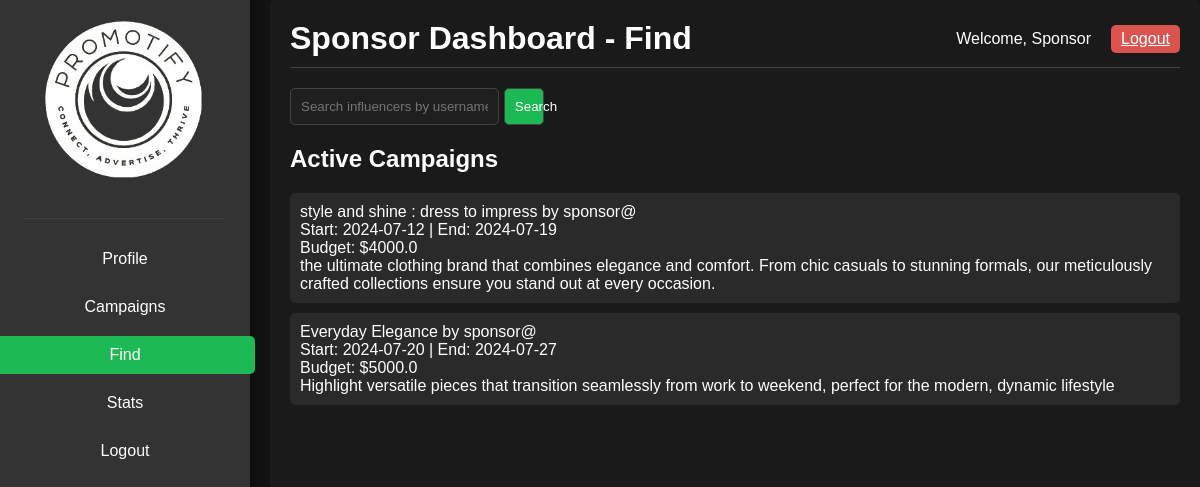
Screenshot of /sfind with the database file from the repository.
### main.py (models this page shows, shortened)
class Campaign(db.Model):
    id = db.Column(db.Integer, primary_key=True)
    sponsor_id = db.Column(db.Integer, db.ForeignKey('sponsor.id'), nullable=False)
    name = db.Column(db.String(150), nullable=False)
    description = db.Column(db.Text, nullable=True)
    start_date = db.Column(db.Date, nullable=False)
    end_date = db.Column(db.Date, nullable=False)
    budget = db.Column(db.Float, nullable=False)
    status = db.Column(db.String(50))
    sponsor = db.relationship('Sponsor', backref=db.backref('campaigns', lazy=True))
    influencers = db.relationship('Influencer', secondary='application',
                                  primaryjoin="and_(Campaign.id==Application.campaign_id, Application.status=='accepted')",
                                  backref=db.backref('accepted_campaigns', lazy='dynamic'))

class Sponsor(db.Model):
    id = db.Column(db.Integer, primary_key=True)
    username = db.Column(db.String(150), unique=True, nullable=False)
    email = db.Column(db.String(150), unique=True, nullable=False)
    password = db.Column(db.String(150), nullable=False)
    industry = db.Column(db.String(150), nullable=False)

### main.py (the view)
@app.route('/sfind')
def sfind():
    search_query = request.args.get('search', '')
    searched_influencer = None
    if search_query:
        searched_influencer = Influencer.query.filter_by(username=search_query).first()
    influencers = Influencer.query.all()
    campaigns = Campaign.query.filter(Campaign.end_date >= datetime.now().date()).all()
    return render_template('spon_find.html',
                           influencers=influencers,
                           campaigns=campaigns,
                           search_query=search_query,
                           searched_influencer=searched_influencer)

### templates/spon_find.html (shortened to what this page needs)
<!DOCTYPE html>
<html lang="en">
<head>
    <link rel="stylesheet" type="text/css" href="{{ url_for('static', filename='css/sfind.css') }}">
</head>
<body>
    <div class="sidebar">
        <header>
            <div class="logo">
                <img src="{{ url_for('static', filename='images/promotify.png') }}" alt="Promotify Logo">
            </div>
        </header>
        <nav>
            <ul>
                <li><a href="{{ url_for('spon_dash') }}">Profile</a></li>
                <li><a href="{{ url_for('spon_camp') }}">Campaigns</a></li>
                <li><a href="{{ url_for('sfind') }}" class="active">Find</a></li>
                <li><a href="{{ url_for('sstats') }}">Stats</a></li>
                <li><a href="{{ url_for('spon_logout') }}">Logout</a></li>
            </ul>
        </nav>
    </div>
    <div class="main-content">
        <header>
            <h1>Sponsor Dashboard - Find</h1>
            <div class="user-info">
                <span>Welcome, Sponsor</span>
                <a href="{{ url_for('spon_logout') }}" class="logout-btn">Logout</a>
            </div>
        </header>
        <div class="search-container">
            <form action="{{ url_for('sfind') }}" method="GET">
                <input type="text" name="search" placeholder="Search influencers by username..." value="{{ search_query }}">
                <button type="submit">Search</button>
            </form>
        </div>
        <div class="results">
            <h2>Active Campaigns</h2>
            {% for campaign in campaigns %}
            <div class="result-item">
                <span>
                    {{ campaign.name }} by {{ campaign.sponsor.username }}
                    <br>Start: {{ campaign.start_date }} | End: {{ campaign.end_date }}
                    <br>Budget: ${{ campaign.budget }}
                    <br>{{ campaign.description }}
                </span>
            </div>
            {% endfor %}
        </div>
    </div>
</body>
</html>

### static/css/sfind.css (style rules this page uses)
body { font-family: Arial, sans-serif; margin: 0; background-color: #121212; color: #ffffff; display: flex; height: 100vh; }
.sidebar { width: 250px; background-color: #333; box-shadow: 0 0 10px rgba(0, 0, 0, 0.5); display: flex; flex-direction: column; align-items: center; padding-top: 20px; }
.sidebar { width: 250px; background-color: #333; box-shadow: 0 0 10px rgba(0, 0, 0, 0.5); position: fixed; height: 100%; padding-top: 20px; box-sizing: border-box; }
.logo { width: 200px; margin: 0 auto 30px auto; display: flex; justify-content: center; }
.logo img { width: 200px; height: auto; }
.sidebar nav ul { list-style: none; padding: 0; }
.sidebar nav ul li { padding: 5px 0; text-align: center; }
.sidebar nav ul li a { text-decoration: none; color: #ffffff; padding: 10px 90px; display: block; border-radius: 5px; transition: background-color 0.3s; }
.sidebar nav ul li a:hover, .sidebar nav ul li a.active { background-color: #1db954; }
.main-content { margin-left: 270px; padding: 20px; background-color: #1a1a1a; border-radius: 5px; width: calc(100% - 270px); }
header { display: flex; justify-content: space-between; align-items: center; border-bottom: 1px solid #444; padding-bottom: 10px; }
header h1 { margin: 0; }
.user-info { display: flex; align-items: center; }
.user-info span { margin-right: 20px; }
.logout-btn { background-color: #d9534f; color: #ffffff; border: none; border-radius: 5px; padding: 5px 10px; cursor: pointer; }
.search-container { display: flex; justify-content: space-between; align-items: center; margin: 20px 0; }
.search-container input { width: 70%; padding: 10px; border: 1px solid #444; border-radius: 5px; background-color: #1f1f1f; color: #ffffff; }
.search-container button { width: 15%; padding: 10px; border: 1px solid #444; border-radius: 5px; background-color: #1db954; color: #ffffff; cursor: pointer; transition: background-color 0.3s; }
.results { margin-top: 20px; }
.result-item { display: flex; justify-content: space-between; align-items: center; background-color: #2a2a2a; padding: 10px; border-radius: 5px; margin-bottom: 10px; }
.result-item span { flex-grow: 1; }

### rows the page displays
Campaign: name "style and shine : dress to impress", sponsor.username "sponsor@", start_date "2024-07-12", end_date "2024-07-19", budget "4000.0", description "the ultimate clothing brand that combines elegance and comfort. From chic casuals to stunning formals, our meticulously crafted collections ensure you stand out at every occasion."
Campaign: name "Everyday Elegance", sponsor.username "sponsor@", start_date "2024-07-20", end_date "2024-07-27", budget "5000.0", description "Highlight versatile pieces that transition seamlessly from work to weekend, perfect for the modern, dynamic lifestyle"
